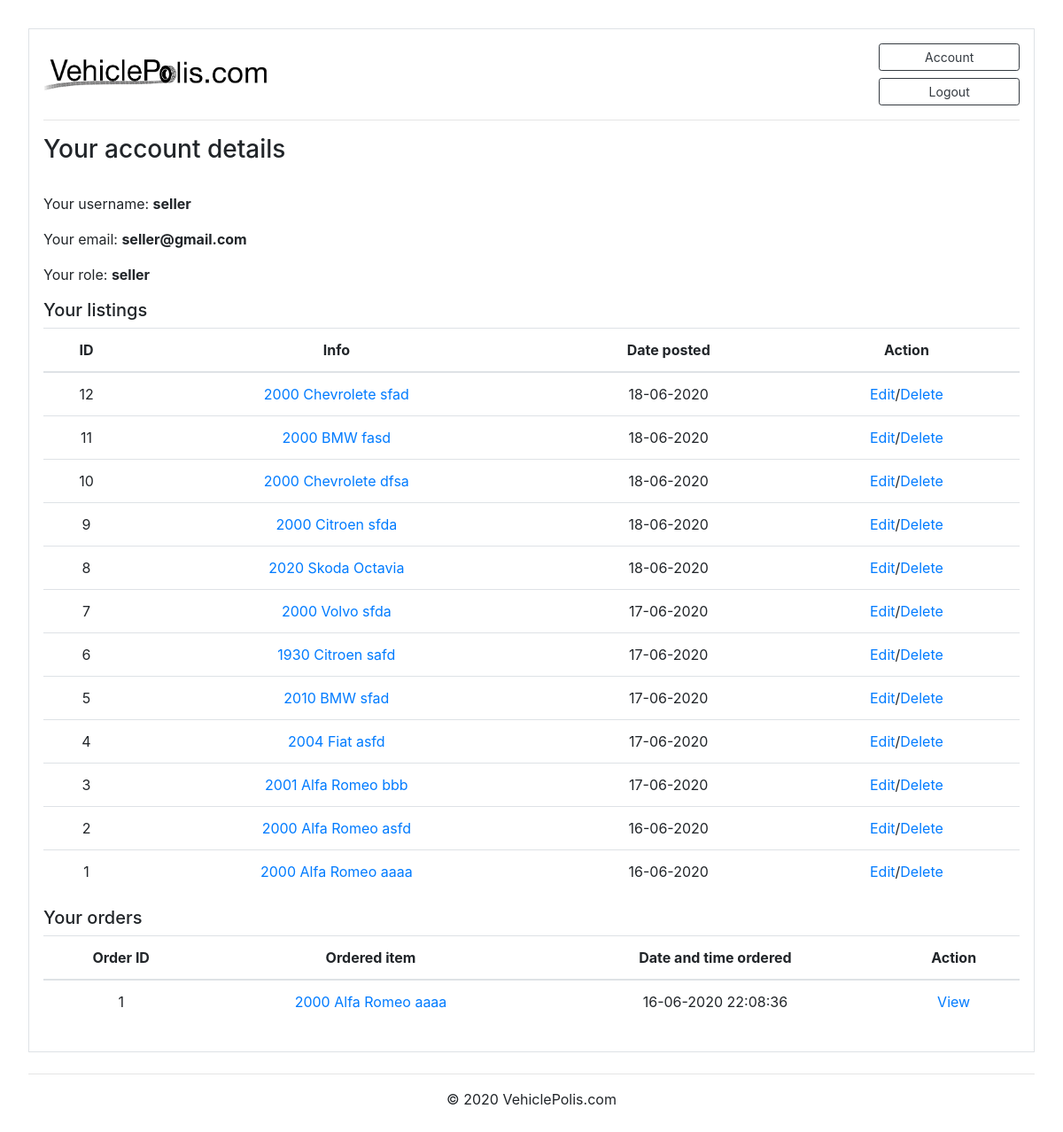
Page /account (signed in) on the committed database.
### marketplace/models.py (models this page shows, shortened)
class User(db.Model, UserMixin):
    id = db.Column(db.Integer, primary_key=True)
    username = db.Column(db.String(20), unique=True, nullable=False)
    email = db.Column(db.String(120), unique=True, nullable=False)
    password = db.Column(db.String(60), nullable=False)
    role = db.Column(db.String(10), unique=False, nullable=False) #not sure about this one, gotta figure out
    contact_number = db.Column(db.String(60), nullable=False)
    posts = db.relationship('Post', backref='author', lazy=True)
    orders = db.relationship('Order', backref='author', lazy=True)
    reviews = db.relationship('Review', backref='author', lazy=True)

class Post(db.Model):
    id = db.Column(db.Integer, primary_key=True)
    condition = db.Column(db.String(100), nullable=False)
    title = db.Column(db.String(100), nullable=False)
    make = db.Column(db.String(100), nullable=False)
    model = db.Column(db.String(100), nullable=False)
    price = db.Column(db.Integer(), nullable=False)
    year = db.Column(db.Integer(), nullable=False)
    ODO = db.Column(db.Integer(), nullable=False)
    category = db.Column(db.String(100), nullable=False)
    fuel = db.Column(db.String(100), nullable=False)
    transmission = db.Column(db.String(100), nullable=False)
    quantity = db.Column(db.Integer(), nullable=False)
    date_posted = db.Column(db.DateTime, nullable=False, default=datetime.now)
    description = db.Column(db.Text, nullable=True)
    image_file = db.Column(db.String(20), nullable=False, default='default.png')
    user_id = db.Column(db.Integer, db.ForeignKey('user.id'), nullable=False)
    orders = db.relationship('Order', backref='item', lazy=True)
    reviews = db.relationship('Review', backref='item', lazy=True)

class Order(db.Model):
    id = db.Column(db.Integer, primary_key=True)
    quantity = db.Column(db.Integer(), nullable=False)
    first_name = db.Column(db.String(100), nullable=False)
    last_name = db.Column(db.String(100), nullable=False)
    company_name = db.Column(db.String(100), nullable=True)
    address1 = db.Column(db.String(100), nullable=False)
    address2 = db.Column(db.String(100), nullable=False)
    suburb = db.Column(db.String(100), nullable=False)
    city = db.Column(db.String(100), nullable=False)
    state = db.Column(db.String(100), nullable=False)
    country = db.Column(db.String(100), nullable=False)
    phone = db.Column(db.String(100), nullable=False)
    email = db.Column(db.String(100), nullable=False)
    date_posted = db.Column(db.DateTime, nullable=False, default=datetime.now)
    item_id = db.Column(db.Integer, db.ForeignKey('post.id'), nullable=False)
    user_id = db.Column(db.Integer, db.ForeignKey('user.id'), nullable=False)
    reviews = db.relationship('Review', backref='order', lazy=True)

### marketplace/routes.py (the view)
@current_app.route("/account")
@login_required
def account():
    searchform = SearchForm()
    posts = Post.query.order_by(Post.id.desc()).filter(Post.author == current_user)
    orders = Order.query.order_by(Order.id.desc()).filter(Order.author == current_user)
    posts_count = Post.query.order_by(Post.id.desc()).filter(Post.author == current_user).count()
    orders_count = Order.query.order_by(Order.id.desc()).filter(Order.author == current_user).count()
    return render_template('account.html', searchform=searchform, posts=posts, orders=orders, posts_count=posts_count, orders_count=orders_count)

### marketplace/models.py (called while the page is built)
@login_manager.user_loader
def load_user(user_id):
    return User.query.get(int(user_id))

### marketplace/templates/account.html
{% extends "base.html" %}
{% block content %}
<h3 class="account-heading">Your account details</h3>
<br>
<p class="text"> Your username: <b>{{ current_user.username }}</p></b>
<p class="text"> Your email: <b>{{ current_user.email }}</p></b>
<p class="text"> Your role: <b>{{ current_user.role }}</p></b>
<h5>Your listings</h5>
{% if posts_count %}
  <table class="table text-center">
    <thead>
      <tr>
        <th>ID</th>
        <th>Info</th>
        <th>Date posted</th>
        <th>Action</th>
      </tr>
    </thead>
    <tbody>
        {% for post in posts %}
      <tr>
        <td>{{post.id}}</td>
        <td> <a href="{{ url_for('post', post_id=post.id) }}"> {{post.year}} {{post.make}} {{post.model}}</a></td>
        <td>{{ post.date_posted.strftime('%d-%m-%Y') }}</td>
        <td><a href="{{ url_for('update_post', post_id=post.id) }}">Edit</a>/<a href="{{ url_for('delete_post', post_id=post.id) }}">Delete</a></td>
      </tr>
      {% endfor %}
    </tbody>
  </table>
{% else %}
  <p class="mb-2">You have no listings</p>
{% endif %}
<h5>Your orders</h5>
{% if orders_count %}
<table class="table text-center">
  <thead>
    <tr>
      <th>Order ID</th>
      <th>Ordered item</th>
      <th>Date and time ordered</th>
      <th>Action</th>
    </tr>
  </thead>
  <tbody>
    {% for order in orders %}
      <tr>
        <td>{{order.id}}</td>
        <td> <a href="{{ url_for('post', post_id=order.item.id) }}"> {{order.item.year}} {{order.item.make}} {{order.item.model}}</a></td>
        <td>{{ order.date_posted.strftime('%d-%m-%Y %H:%M:%S') }}</td>
        <td><a href="{{ url_for('order_details', order_id=order.id) }}">View</a></td>
      </tr>
    {% endfor %}
  </tbody>
</table>
{% else %}
<p class="mb-2">You have no orders</p>
{% endif %}
{% endblock content %}

### marketplace/static/CSS/styles.css (style rules this page uses)
body { margin:2rem; }

### rows in the picture
User: username "seller", email "seller@gmail.com", role "seller"
Post: id "12", year "2000", make "Chevrolete", model "sfad", date_posted "18-06-2020"
Post: id "11", year "2000", make "BMW", model "fasd", date_posted "18-06-2020"
Post: id "10", year "2000", make "Chevrolete", model "dfsa", date_posted "18-06-2020"
Post: id "9", year "2000", make "Citroen", model "sfda", date_posted "18-06-2020"
Post: id "8", year "2020", make "Skoda", model "Octavia", date_posted "18-06-2020"
Post: id "7", year "2000", make "Volvo", model "sfda", date_posted "17-06-2020"
Post: id "6", year "1930", make "Citroen", model "safd", date_posted "17-06-2020"
Post: id "5", year "2010", make "BMW", model "sfad", date_posted "17-06-2020"
Post: id "4", year "2004", make "Fiat", model "asfd", date_posted "17-06-2020"
Post: id "3", year "2001", make "Alfa Romeo", model "bbb", date_posted "17-06-2020"
Post: id "2", year "2000", make "Alfa Romeo", model "asfd", date_posted "16-06-2020"
Post: id "1", year "2000", make "Alfa Romeo", model "aaaa", date_posted "16-06-2020"
Order: id "1", item.year "2000", item.make "Alfa Romeo", item.model "aaaa", date_posted "16-06-2020 22:08:36"
